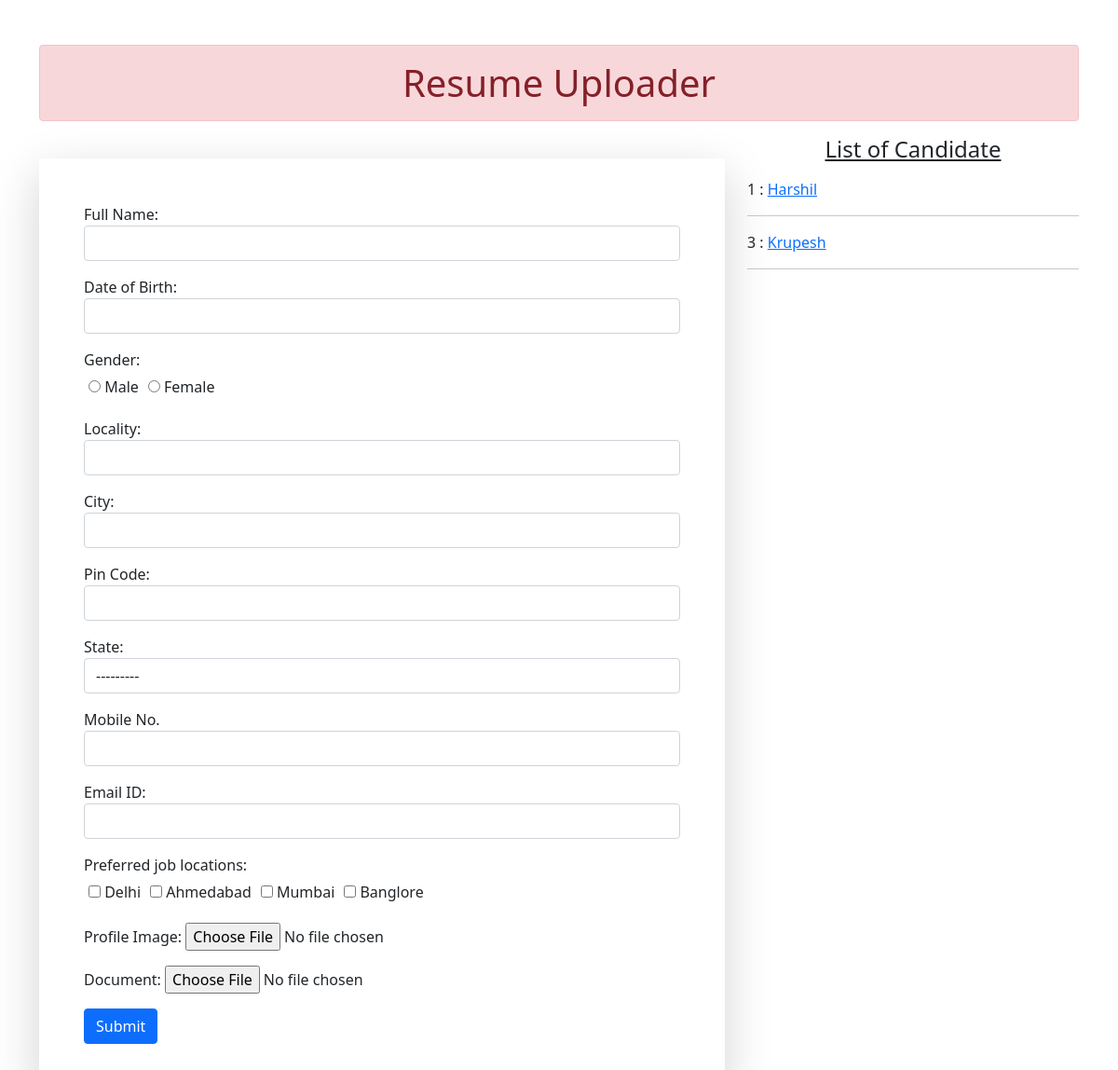
The page / on the database its author committed.
### App/models.py (models this page shows)
class Resume(models.Model):
    name = models.CharField(max_length=100)
    dob = models.DateField(auto_now=False, auto_now_add=False)
    gender = models.CharField(max_length=100)
    locality = models.CharField(max_length=100)
    city = models.CharField(max_length=100)
    pin = models.PositiveIntegerField()
    state = models.CharField(max_length=100, choices=STATE_CHOICE)
    mobile = models.PositiveIntegerField()
    email = models.EmailField()
    job_city = models.CharField(max_length=100)
    profile_image = models.ImageField(upload_to="Image", blank=True)
    my_file = models.FileField(upload_to="Doc", blank=True)

### App/views.py (the view, shortened to what this page needs)
# urls.py: path("", views.HomeView.as_view(), name="Home"),
class HomeView(View):
    def get(self, request):
        form = ResumeForm()
        candidates = Resume.objects.all()
        return render(request, "home.html", {"form": form, "candidates": candidates})

### App/templates/home.html (shortened to what this page needs)
{% load static %}
<!DOCTYPE html>
<html lang="en">
<head>
    <link href="https://cdn.jsdelivr.net/npm/bootstrap@5.0.2/dist/css/bootstrap.min.css" rel="stylesheet">
    <link rel="stylesheet" href="//code.jquery.com/ui/1.13.2/themes/base/jquery-ui.css">
    <link rel="stylesheet" href="{% static 'css/style.css' %}">
</head>
<body>
    <div class="container mb-5 mt-5">
        <h1 class="alert alert-danger text-center p-3">Resume Uploader</h1>
        <div class="row">
            <div class="col-sm-8 mt-4">
                <form action="" method="POST" enctype="multipart/form-data" class="shadow-lg p-5" autocomplete="off">
                    {% for fm in form %}
                        <div class="form-group mb-3">
                            {{fm.label_tag}} {{fm}} <small class="text-danger">{{fm.errors|striptags}}</small>
                        </div>
                    {% endfor %}
                    <input type="submit" value="Submit" class="btn btn-primary">
                </form>
            </div>
            <div class="col-sm-4">
                <h4 class="text-center mb-3"><u>List of Candidate</u></h4>
                {% for candidate in candidates %}
                    {{candidate.id}} : <a href="{% url 'Candidate' candidate.id %}">{{candidate.name}}</a>
                    <hr>
                {% endfor %}
            </div>
        </div>
    </div>
</body>
</html>

### App/static/css/style.css (style rules this page uses)
#id_gender { display: flex; }
#id_gender div { padding: 5px; }
#id_job_city { display: flex; }
#id_job_city div { padding: 5px; }

### rows shown on the page
Resume: id "1", name "Harshil"
Resume: id "3", name "Krupesh"

### other values the page prints
{{ fm.label_tag }} "Full Name:" "Date of Birth:" "Gender:" "Locality:" "City:" "Pin Code:" "State:" "Mobile No." "Email ID:" "Preferred job locations:" "Profile Image:" "Document:"
